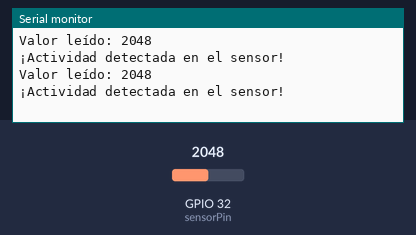
Simulated run of this sketch. Board: ESP32. On the bench: the last lines printed to the serial monitor. Inputs (shaded band) come from the test bench; at power-on: GPIO 32 (sensorPin) = 2048.

Above: at 1.8 s.
1.9 s: GPIO 32 (sensorPin) set to 1770
At 2.8 s:
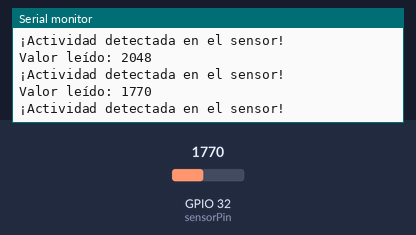
3.4 s: GPIO 32 (sensorPin) set to 1642
At 4.8 s:
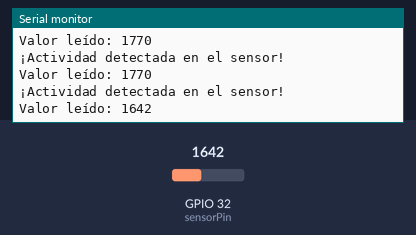
Timing chart, 0 to 6.4 s (numbered marks = the images above; inputs shaded):
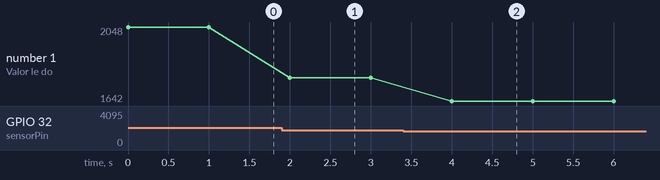

Measured:
- the behaviour switches between 1701 and 1700 on GPIO 32 (sensorPin) (found by bisection; images 1 and 2)
- after the input at 1.9 s, the serial monitor: prints a new line after 0.10 s (image 1)
- after the input at 3.4 s, the serial monitor: prints a new line after 0.60 s (image 2)
- plotted number 1: 2048 → 1770 after the input at 1.9 s, 1770 → 1642 after the input at 3.4 s

The sketch:

codigoPiezoelectrico.ino
```cpp
const int sensorPin = 32; // Pin analógico donde está conectado el sensor
const int umbralActividad = 1700; // Umbral para detectar actividad, ajusta según sea necesario

void setup() {
  Serial.begin(115200);
}

void loop() {
  int sensorValue = analogRead(sensorPin);

  Serial.print("Valor leído: ");
  Serial.println(sensorValue);

  // Comprobar si el valor leído supera el umbral
  if (sensorValue > umbralActividad) {
    Serial.println("¡Actividad detectada en el sensor!");
    // Aquí puedes agregar lógica adicional, como enviar una notificación o activar una alarma.
  }

  delay(1000); // Puedes ajustar la frecuencia de muestreo según tus necesidades
}
```
